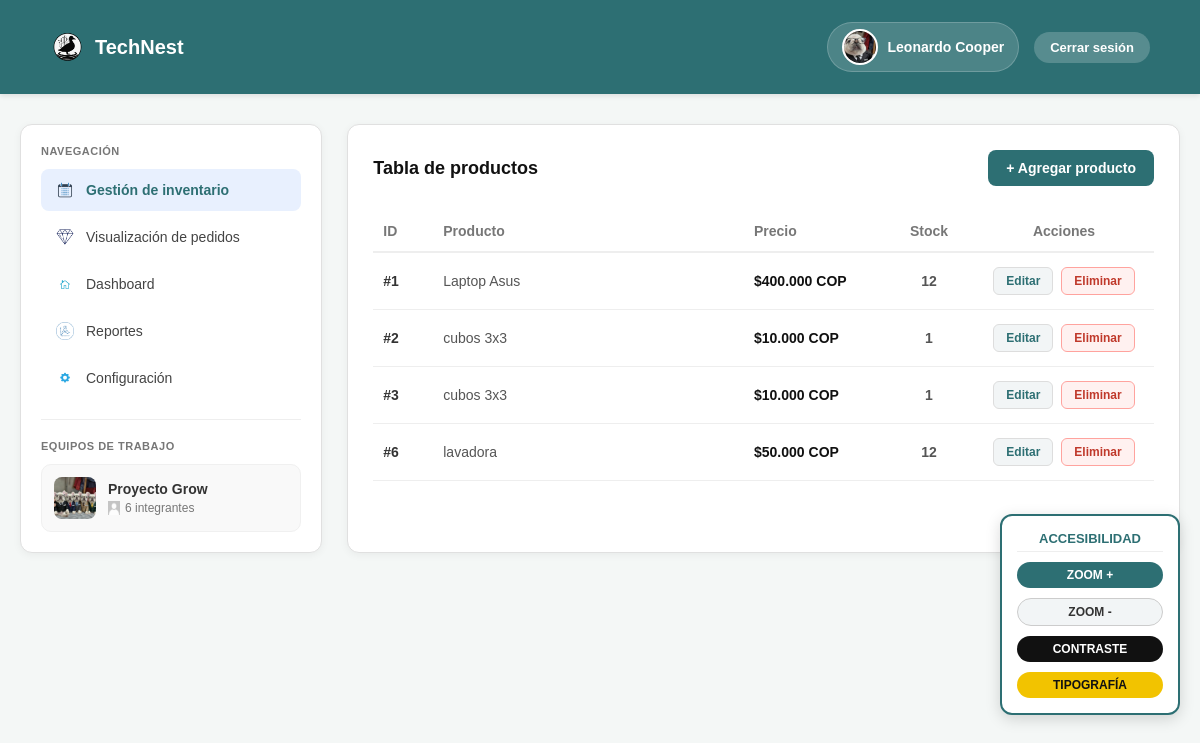
The app's page /admin.php (signed in) with its own data.
### tables this page shows
CREATE TABLE `productos` (
  `id` int(11) NOT NULL,
  `nombre` varchar(255) NOT NULL,
  `precio` decimal(10,2) NOT NULL,
  `stock` varchar(50) NOT NULL,
  `imagen` varchar(255) NOT NULL
);

### public/admin.php (the view, shortened to what this page needs)
<?php
include(__DIR__ . "/../config/conexion.php");
$admin_nombre = $_SESSION['admin_user'];
$admin_avatar_file = $_SESSION['admin_avatar'];
$avatar_admin_real = "assets/" . $admin_avatar_file;
$query = "SELECT * FROM productos ORDER BY id ASC";
$resultado = mysqli_query($conexion, $query);
?>
<!DOCTYPE html>
<html lang="es">
<head>
    <link rel="stylesheet" href="css/style.css">
</head>
<body>
    <header class="top-header">
        <div class="top-header-inner">
            <div class="logo">
                <img src="assets/logo.png" alt="logo" class="logo-img">
                <h1 class="logo-text">TechNest</h1>
            </div>
            <div class="admin-info">
                <div class="admin-user">
                    <img src="<?php echo $avatar_admin_real; ?>" alt="admin" class="avatar" style="width:36px; height:36px; border-radius:50%; object-fit:cover;">
                    <span><?php echo htmlspecialchars($admin_nombre); ?></span>
                </div>
                <a href="logout.php" style="text-decoration: none;">
                <button class="logout-btn" style="background: rgba(255,255,255,0.2); border: none; color: white; padding: 8px 16px; border-radius: 20px; font-weight: bold; cursor: pointer; font-size: 13px; transition: 0.2s;">
                Cerrar sesión
                </button>
                </a>
            </div>
        </div>
    </header>
    <main class="vendedor-container">
        <aside class="col-sidebar">
            <h4 style="color: #777; font-size: 11px; text-transform: uppercase; margin-bottom: 12px; font-weight: bold; letter-spacing: 0.5px;">Navegación</h4>
            <nav>
            <a href="admin.php" class="nav-menu-link nav-menu-active">
            <img src="assets/calendario.ico" alt="Inventario">
            Gestión de inventario
            </a>
            <a href="admin_pedidos.php" class="nav-menu-link">
            <img src="assets/diamante.ico" alt="Pedidos">
            Visualización de pedidos
            </a>
            <a href="#" class="nav-menu-link">
            <img src="assets/casa.ico" alt="Dashboard">
            Dashboard
            </a>
            <a href="#" class="nav-menu-link">
            <img src="assets/reporte.png" alt="Reportes">
            Reportes
            </a>
            <a href="#" class="nav-menu-link">
            <img src="assets/configuracion.ico" alt="Configuración">
            Configuración
            </a>
            </nav>
            <hr style="border: none; border-top: 1px solid #eee; margin: 20px 0;">
            <h4 style="color: #777; font-size: 11px; text-transform: uppercase; margin-bottom: 12px; font-weight: bold; letter-spacing: 0.5px;">Equipos de trabajo</h4>
            <div style="display: flex; gap: 12px; align-items: center; background: #f9f9f9; padding: 12px; border-radius: 10px; border: 1px solid #f0f0f0;">
                <img src="assets/perro-grupo.png" alt="grupo" style="width: 42px; height: 42px; border-radius: 8px; object-fit: cover;">
                <div>
                    <p style="font-weight: bold; font-size: 14px; color: #333; margin: 0; line-height: 1.2;">Proyecto Grow</p>
                    <div style="display: flex; align-items: center; gap: 5px; color: #777; font-size: 12px; margin-top: 3px;">
                        <img src="assets/user.ico" alt="integrantes" style="width: 12px; height: 14px; opacity: 0.6;">
                        <span>6 integrantes</span>
                    </div>
                </div>
            </div>
        </aside>
        <section class="col-tabla-box">
        <div style="display: flex; justify-content: space-between; align-items: center; margin-bottom: 25px; gap: 15px; flex-wrap: wrap;">
            <h3 style="font-size: 18px; color: #111; margin: 0; font-weight: bold;">Tabla de productos</h3>
            <a href="crear.php" style="text-decoration: none;">
            <button style="background-color: #2d6f73; color: white; border: none; padding: 10px 18px; border-radius: 8px; font-weight: bold; cursor: pointer; font-size: 14px; white-space: nowrap; transition: background 0.2s;">
            + Agregar producto
            </button>
            </a>
        </div>
        <div style="width: 100%; overflow-x: auto; background: white;">
            <table style="width: 100%; min-width: 600px; border-collapse: collapse; font-size: 14px;">
                <thead>
                    <tr style="border-bottom: 2px solid #eee; text-align: left;">
                    <th style="padding: 12px 10px; color: #777; width: 60px;">ID</th>
                    <th style="padding: 12px 10px; color: #777;">Producto</th>
                    <th style="padding: 12px 10px; color: #777; width: 140px;">Precio</th>
                    <th style="padding: 12px 10px; color: #777; width: 90px; text-align: center;">Stock</th>
                    <th style="padding: 12px 10px; color: #777; width: 180px; text-align: center;">Acciones</th>
                    </tr>
                </thead>
                <tbody>
                    <?php
                    if ($resultado && mysqli_num_rows($resultado) > 0):
                    while($row = mysqli_fetch_assoc($resultado)):
                    ?>
                    <tr style="border-bottom: 1px solid #eee; transition: background 0.15s;">
                    <td style="padding: 14px 10px; font-weight: bold; color: #333;">#<?php echo $row['id']; ?></td>
                    <td style="padding: 14px 10px; color: #555;"><?php echo htmlspecialchars($row['nombre']); ?></td>
                    <td style="padding: 14px 10px; font-weight: bold; color: #111;">$<?php echo number_format($row['precio'], 0, ',', '.'); ?> COP</td>
                    <td style="padding: 14px 10px; color: #555; text-align: center; font-weight: bold;"><?php echo $row['stock']; ?></td>
                    <td style="padding: 14px 10px;">
                    <div style="display: flex; gap: 8px; justify-content: center; align-items: center;">
                    <a href="editar.php?id=<?php echo $row['id']; ?>" style="text-decoration: none;">
                    <button style="background-color: #f2f5f6; color: #2d6f73; border: 1px solid #ddd; padding: 6px 12px; border-radius: 6px; cursor: pointer; font-size: 12px; font-weight: bold; transition: 0.15s;">Editar</button>
                    </a>
                    <a href="eliminar.php?id=<?php echo $row['id']; ?>" onclick="return confirm('¿Seguro que deseas eliminar este producto permanentemente del inventario?');" style="text-decoration: none;">
                    <button style="background-color: #fff1f0; color: #c0392b; border: 1px solid #ffa39e; padding: 6px 12px; border-radius: 6px; cursor: pointer; font-size: 12px; font-weight: bold; transition: 0.15s;">Eliminar</button>
                    </a>
                    </div>
                    </td>
                    </tr>
                    <?php
                    endwhile;
                    endif; ?>
                </tbody>
            </table>
        </div>
        </section>
    </main>
</body>
</html>

### public/css/style.css (style rules this page uses)
* { margin: 0; padding: 0; box-sizing: border-box; font-family: "Oswald", sans-serif; }
body { background-color: #f2f5f6; padding-bottom: 70px; }
.top-header { background-color: #2d6f73; width: 100%; position: relative; }
.top-header-inner { display: flex; align-items: center; gap: 20px; max-width: 1200px; margin: 0 auto; padding: 10px 20px; }
.logo { flex: 1; display: flex; align-items: center; gap: 12px; }
.logo-img { width: 80px; height: 80px; object-fit: contain; }
.logo-text { color: white; font-size: 24px; font-weight: bold; }
.avatar { width: 50px; height: 50px; border-radius: 50%; object-fit: cover; display: block; }

### public/admin.php (style rules this page uses)
body { background-color: #f4f7f6; font-family: Arial, sans-serif; margin: 0; }
.top-header { background-color: #2d6f73; padding: 12px 30px; box-shadow: 0 2px 5px rgba(0,0,0,0.1); }
.top-header-inner { display: flex; justify-content: space-between; align-items: center; max-width: 1300px; margin: 0 auto; }
.logo { display: flex; align-items: center; gap: 10px; }
.logo img { width: 35px; height: 35px; object-fit: contain; }
.logo h1 { color: white; margin: 0; font-size: 20px; font-weight: bold; }
.admin-info { display: flex; align-items: center; gap: 15px; }
.admin-user { display: flex; align-items: center; gap: 10px; background: rgba(255,255,255,0.15); padding: 6px 14px; border-radius: 30px; border: 1px solid rgba(255,255,255,0.2); }
.admin-user img { width: 36px; height: 36px; border-radius: 50%; object-fit: cover; background: white; border: 2px solid white; }
.admin-user span { color: white; font-size: 14px; font-weight: bold; }
.vendedor-container { max-width: 1300px; margin: 30px auto; display: flex; gap: 25px; padding: 0 20px; }
.col-sidebar { flex: 1; min-width: 260px; background: white; padding: 20px; border-radius: 12px; box-shadow: 0 2px 8px rgba(0,0,0,0.05); border: 1px solid #e0e0e0; height: fit-content; }
.col-tabla-box { flex: 3; background: white; padding: 25px; border-radius: 12px; box-shadow: 0 2px 8px rgba(0,0,0,0.05); border: 1px solid #e0e0e0; }
.nav-menu-link { display: flex; align-items: center; gap: 12px; padding: 12px 15px; text-decoration: none; color: #444; font-size: 14px; font-weight: 500; border-radius: 8px; margin-bottom: 5px; transition: 0.15s; }
.nav-menu-active { background: #e8f0fe; color: #2d6f73; font-weight: bold; }
.nav-menu-link img { width: 18px; height: 18px; object-fit: contain; }

### records on screen
productos: id "1", nombre "Laptop Asus", precio "400.000", stock "12"
productos: id "2", nombre "cubos 3x3", precio "10.000", stock "1"
productos: id "3", nombre "cubos 3x3", precio "10.000", stock "1"
productos: id "6", nombre "lavadora", precio "50.000", stock "12"

### other values on screen
$admin_nombre "Leonardo Cooper"
